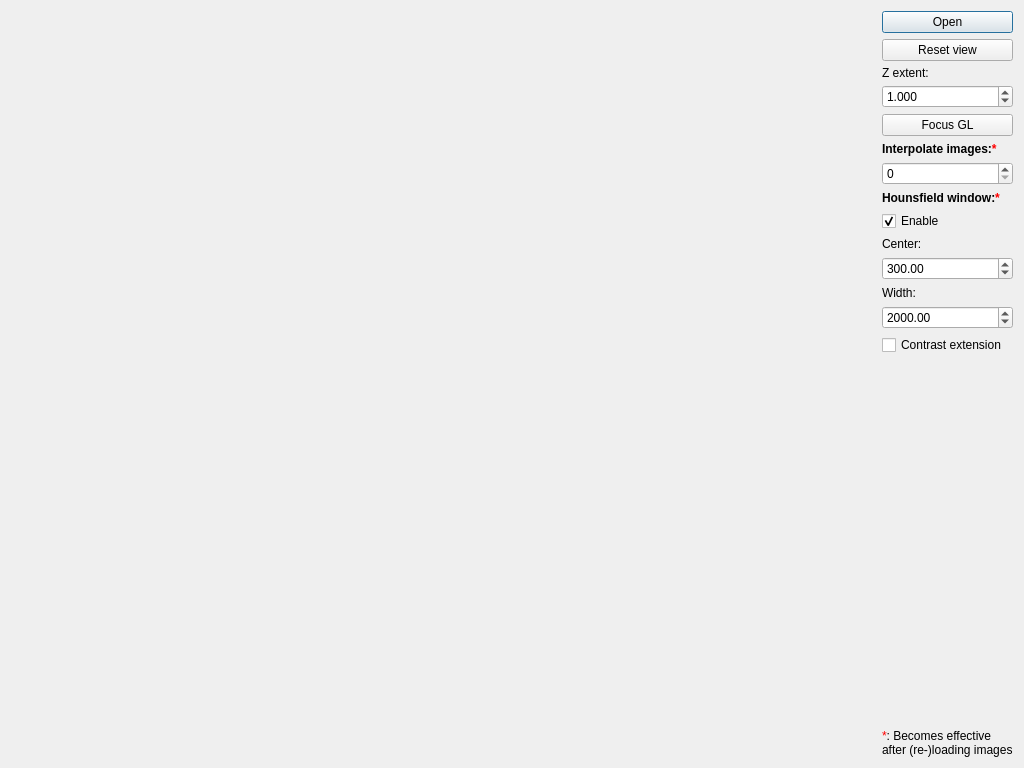
<?xml version="1.0" encoding="UTF-8"?>
<ui version="4.0">
 <class>VERTEBRADialog</class>
 <widget class="QDialog" name="VERTEBRADialog">
  <property name="geometry">
   <rect>
    <x>0</x>
    <y>0</y>
    <width>1024</width>
    <height>768</height>
   </rect>
  </property>
  <property name="windowTitle">
   <string>VERTEBRA - Volumetric examination concept demonstration</string>
  </property>
  <layout class="QHBoxLayout" name="horizontalLayout">
   <item>
    <widget class="GLWidget" name="glWidget" native="true">
     <property name="sizePolicy">
      <sizepolicy hsizetype="Expanding" vsizetype="Expanding">
       <horstretch>0</horstretch>
       <verstretch>0</verstretch>
      </sizepolicy>
     </property>
    </widget>
   </item>
   <item>
    <layout class="QVBoxLayout" name="verticalLayout" stretch="0,0,0,0,0,0,0,0,0,0,0,0,0,0,0,0">
     <item>
      <widget class="QPushButton" name="openButton">
       <property name="text">
        <string>Open</string>
       </property>
      </widget>
     </item>
     <item>
      <widget class="QPushButton" name="resetViewButton">
       <property name="text">
        <string>Reset view</string>
       </property>
      </widget>
     </item>
     <item>
      <widget class="QLabel" name="zExtentLabel">
       <property name="maximumSize">
        <size>
         <width>16777215</width>
         <height>12</height>
        </size>
       </property>
       <property name="text">
        <string>Z extent:</string>
       </property>
      </widget>
     </item>
     <item>
      <widget class="QDoubleSpinBox" name="zSpreadSpinBox">
       <property name="decimals">
        <number>3</number>
       </property>
       <property name="maximum">
        <double>100.000000000000000</double>
       </property>
       <property name="singleStep">
        <double>0.001000000000000</double>
       </property>
       <property name="value">
        <double>1.000000000000000</double>
       </property>
      </widget>
     </item>
     <item>
      <widget class="QPushButton" name="focusGLButton">
       <property name="text">
        <string>Focus GL</string>
       </property>
      </widget>
     </item>
     <item>
      <widget class="QLabel" name="imageInterpolationLabel">
       <property name="font">
        <font>
         <weight>50</weight>
         <bold>false</bold>
        </font>
       </property>
       <property name="text">
        <string>&lt;!DOCTYPE HTML PUBLIC &quot;-//W3C//DTD HTML 4.0//EN&quot; &quot;http://www.w3.org/TR/REC-html40/strict.dtd&quot;&gt;
&lt;html&gt;&lt;head&gt;&lt;meta name=&quot;qrichtext&quot; content=&quot;1&quot; /&gt;&lt;style type=&quot;text/css&quot;&gt;
p, li { white-space: pre-wrap; }
&lt;/style&gt;&lt;/head&gt;&lt;body style=&quot; font-family:'Sans Serif'; font-size:9pt; font-weight:400; font-style:normal;&quot;&gt;
&lt;p style=&quot; margin-top:0px; margin-bottom:0px; margin-left:0px; margin-right:0px; -qt-block-indent:0; text-indent:0px;&quot;&gt;&lt;b&gt;Interpolate images:&lt;span style=&quot; color:#ff0000;&quot;&gt;*&lt;/span&gt;&lt;/b&gt;&lt;/p&gt;&lt;/body&gt;&lt;/html&gt;</string>
       </property>
      </widget>
     </item>
     <item>
      <widget class="QSpinBox" name="interpolateImagesSpinBox"/>
     </item>
     <item>
      <widget class="QLabel" name="hounsfieldWindowLabel">
       <property name="font">
        <font>
         <weight>75</weight>
         <bold>true</bold>
        </font>
       </property>
       <property name="text">
        <string>&lt;!DOCTYPE HTML PUBLIC &quot;-//W3C//DTD HTML 4.0//EN&quot; &quot;http://www.w3.org/TR/REC-html40/strict.dtd&quot;&gt;
&lt;html&gt;&lt;head&gt;&lt;meta name=&quot;qrichtext&quot; content=&quot;1&quot; /&gt;&lt;style type=&quot;text/css&quot;&gt;
p, li { white-space: pre-wrap; }
&lt;/style&gt;&lt;/head&gt;&lt;body style=&quot; font-family:'Sans Serif'; font-size:9pt; font-weight:400; font-style:normal;&quot;&gt;
&lt;p style=&quot; margin-top:0px; margin-bottom:0px; margin-left:0px; margin-right:0px; -qt-block-indent:0; text-indent:0px;&quot;&gt;&lt;b&gt;Hounsfield window:&lt;span style=&quot; color:#ff0000;&quot;&gt;*&lt;/span&gt;&lt;/b&gt;&lt;/p&gt;&lt;/body&gt;&lt;/html&gt;</string>
       </property>
      </widget>
     </item>
     <item>
      <widget class="QCheckBox" name="enableWindowCheckBox">
       <property name="text">
        <string>Enable</string>
       </property>
       <property name="checked">
        <bool>true</bool>
       </property>
      </widget>
     </item>
     <item>
      <widget class="QLabel" name="windowCenterLabel">
       <property name="text">
        <string>Center:</string>
       </property>
      </widget>
     </item>
     <item>
      <widget class="QDoubleSpinBox" name="windowCenterSpinBox">
       <property name="minimum">
        <double>-100000.000000000000000</double>
       </property>
       <property name="maximum">
        <double>10000.000000000000000</double>
       </property>
       <property name="singleStep">
        <double>100.000000000000000</double>
       </property>
       <property name="value">
        <double>300.000000000000000</double>
       </property>
      </widget>
     </item>
     <item>
      <widget class="QLabel" name="windowWidthLabel">
       <property name="text">
        <string>Width:</string>
       </property>
      </widget>
     </item>
     <item>
      <widget class="QDoubleSpinBox" name="windowWidthSpinBox">
       <property name="minimum">
        <double>-100000.000000000000000</double>
       </property>
       <property name="maximum">
        <double>100000.000000000000000</double>
       </property>
       <property name="singleStep">
        <double>100.000000000000000</double>
       </property>
       <property name="value">
        <double>2000.000000000000000</double>
       </property>
      </widget>
     </item>
     <item>
      <widget class="QCheckBox" name="contrastExtensionCheckbox">
       <property name="text">
        <string>Contrast extension</string>
       </property>
      </widget>
     </item>
     <item>
      <spacer name="verticalSpacer">
       <property name="orientation">
        <enum>Qt::Vertical</enum>
       </property>
       <property name="sizeType">
        <enum>QSizePolicy::Expanding</enum>
       </property>
       <property name="sizeHint" stdset="0">
        <size>
         <width>20</width>
         <height>40</height>
        </size>
       </property>
      </spacer>
     </item>
     <item>
      <widget class="QLabel" name="label">
       <property name="text">
        <string>&lt;!DOCTYPE HTML PUBLIC &quot;-//W3C//DTD HTML 4.0//EN&quot; &quot;http://www.w3.org/TR/REC-html40/strict.dtd&quot;&gt;
&lt;html&gt;&lt;head&gt;&lt;meta name=&quot;qrichtext&quot; content=&quot;1&quot; /&gt;&lt;style type=&quot;text/css&quot;&gt;
p, li { white-space: pre-wrap; }
&lt;/style&gt;&lt;/head&gt;&lt;body style=&quot; font-family:'Sans Serif'; font-size:9pt; font-weight:400; font-style:normal;&quot;&gt;
&lt;p style=&quot; margin-top:0px; margin-bottom:0px; margin-left:0px; margin-right:0px; -qt-block-indent:0; text-indent:0px;&quot;&gt;&lt;span style=&quot; color:#ff0000;&quot;&gt;*&lt;/span&gt;: Becomes effective&lt;/p&gt;
&lt;p style=&quot; margin-top:0px; margin-bottom:0px; margin-left:0px; margin-right:0px; -qt-block-indent:0; text-indent:0px;&quot;&gt;after (re-)loading images&lt;/p&gt;&lt;/body&gt;&lt;/html&gt;</string>
       </property>
      </widget>
     </item>
    </layout>
   </item>
  </layout>
 </widget>
 <customwidgets>
  <customwidget>
   <class>GLWidget</class>
   <extends>QWidget</extends>
   <header>glwidget.h</header>
   <container>1</container>
  </customwidget>
 </customwidgets>
 <resources/>
 <connections/>
</ui>
